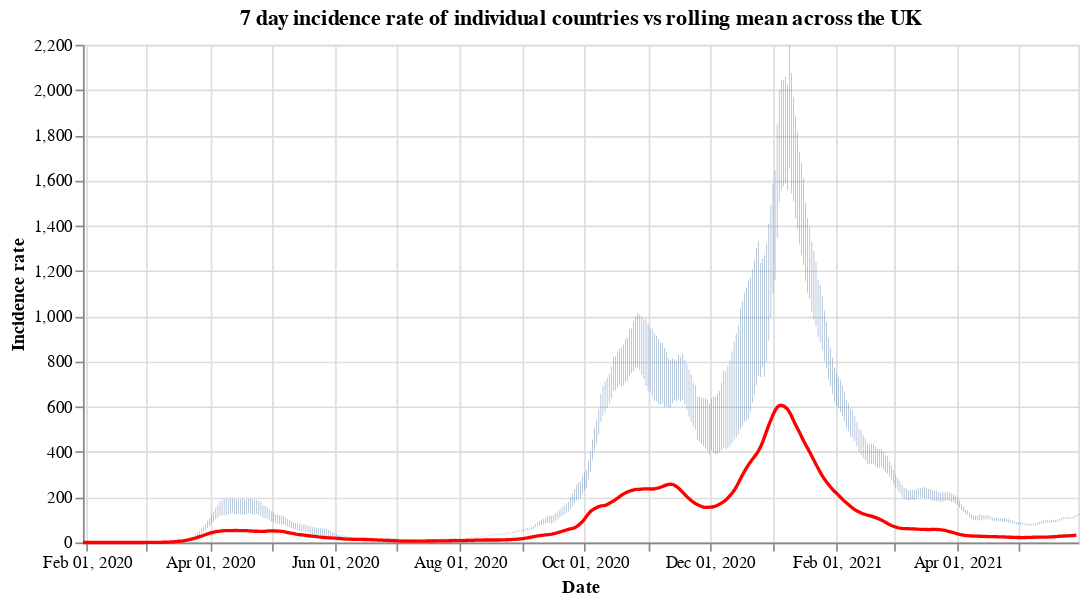

Notebook code for this chart:
### Code cell
#collapse
countries = uk_cases['areaName'].unique()
countries.sort()

selection = alt.selection_single(
    name='Select',
    fields=['areaName'],
    init={'areaName': 'Wales'},
    bind={'areaName': alt.binding_select(options=countries)}
)

# scatter plot, modify opacity based on selection
bars = alt.Chart(uk_cases).mark_bar().add_selection(
    selection
).encode(
    x=alt.X("yearmonthdate(date):T", axis=alt.Axis(title='Date')),
    y=alt.Y("weeklyCasesRate:Q", axis=alt.Axis(title='Incidence rate')),
    tooltip='weeklyCasesRate:Q',
    opacity=alt.condition(selection, alt.value(1), alt.value(0))
).properties(title=f'7 day incidence rate of individual countries vs rolling mean across the UK', width=600)

line = alt.Chart(overview_cases).mark_line(
    color='red',
    size=2,
).transform_window(
    rolling_mean='mean(weeklyCasesRate)',
    frame=[0, 7]
).encode(
    x='yearmonthdate(date):T',
    y='rolling_mean:Q'
)

alt.layer(bars, line)

### Figure 1 — Vega-Lite specification as saved in the notebook (floating-point values rounded to 4 significant figures; data arrays with more than 128 entries replaced by an {"elided": "..."} marker saying what was removed)
{"config": {"view": {"continuousWidth": 400, "continuousHeight": 300}}, "layer": [{"data": {"name": "data-daaeb8c724718c518f91731a12430f5b"}, "mark": "bar", "encoding": {"opacity": {"condition": {"value": 1, "selection": "Select"}, "value": 0}, "tooltip": {"type": "quantitative", "field": "weeklyCasesRate"}, "x": {"type": "temporal", "axis": {"title": "Date"}, "field": "date", "timeUnit": "yearmonthdate"}, "y": {"type": "quantitative", "axis": {"title": "Incidence rate"}, "field": "weeklyCasesRate"}}, "selection": {"Select": {"type": "single", "fields": ["areaName"], "init": {"areaName": "Wales"}, "bind": {"areaName": {"input": "select", "options": ["England", "Northern Ireland", "Scotland", "Wales"]}}}}, "title": "7 day incidence rate of individual countries vs rolling mean across the UK", "width": 600}, {"data": {"name": "data-867965581a2778b2f9d99195d82dc0a0"}, "mark": {"type": "line", "color": "red", "size": 2}, "encoding": {"x": {"type": "temporal", "field": "date", "timeUnit": "yearmonthdate"}, "y": {"type": "quantitative", "field": "rolling_mean"}}, "transform": [{"window": [{"op": "mean", "field": "weeklyCasesRate", "as": "rolling_mean"}], "frame": [0, 7]}]}], "$schema": "https://vega.github.io/schema/vega-lite/v4.8.1.json", "datasets": {"data-daaeb8c724718c518f91731a12430f5b": {"elided": "1852 records"}, "data-867965581a2778b2f9d99195d82dc0a0": {"elided": "486 records"}}}
